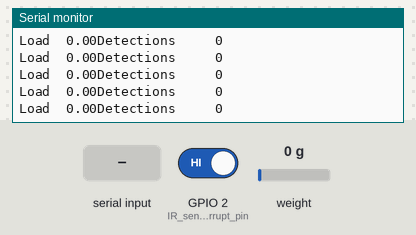
Bench run of a sketch on a simulated ESP8266 (NodeMCU). On the bench: the last lines printed to the serial monitor. The test bench sets the inputs (shaded band); at power-on: weight on the scale 0 g, GPIO 2 (IR_sensor_interrupt_pin) HIGH.

Above: at 3.6 s.
3.7 s: weight on the scale set to 100 g
At 3.73 s:
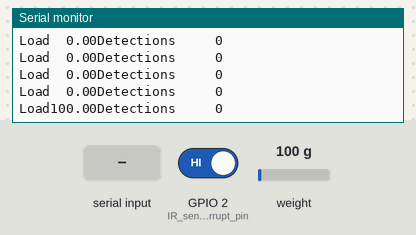
5.6 s: "t" received over Serial
At 5.74 s:
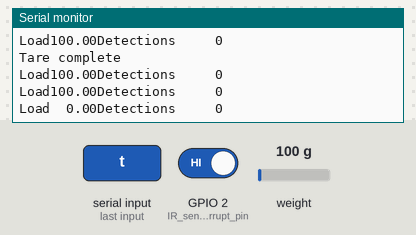
7.1 s: GPIO 2 (IR_sensor_interrupt_pin) driven LOW
At 7.15 s:
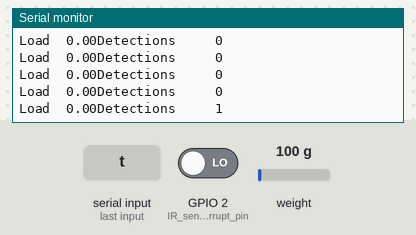
8.6 s: weight on the scale set to 1250 g
At 8.66 s:
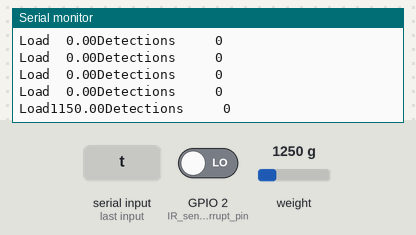
10.1 s: GPIO 2 (IR_sensor_interrupt_pin) driven HIGH
At 10.16 s:
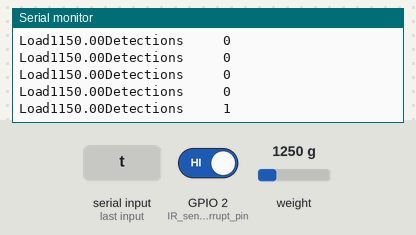

Measured:
- after the input at 3.7 s, the serial monitor: prints a new line at once (image 1)
- after the input at 5.6 s, the serial monitor: prints a new line at once (image 2)
- after the input at 7.1 s, the serial monitor: prints a new line at once (image 3)
- after the input at 8.6 s, the serial monitor: prints a new line at once (image 4)
- after the input at 10.1 s, the serial monitor: prints a new line after 0.05 s (image 5)

The sketch:

Load_cell_and_IR_data_serial_stream_LYONS.ino
```cpp
/*
   -------------------------------------------------------------------------------------
   HX711_ADC
   Arduino library for HX711 24-Bit Analog-to-Digital Converter for Weight Scales
   Olav Kallhovd sept2017
   -------------------------------------------------------------------------------------
*/

/*
   Settling time (number of samples) and data filtering can be adjusted in the config.h file
   For calibration and storing the calibration value in eeprom, see example file "Calibration.ino"

   The update() function checks for new data and starts the next conversion. In order to acheive maximum effective
   sample rate, update() should be called at least as often as the HX711 sample rate; >10Hz@10SPS, >80Hz@80SPS.
   If you have other time consuming code running (i.e. a graphical LCD), consider calling update() from an interrupt routine,
   see example file "Read_1x_load_cell_interrupt_driven.ino".

   This is an example sketch on how to use this library
*/

#include <HX711_ADC.h>
#if defined(ESP8266)|| defined(ESP32) || defined(AVR)
#include <EEPROM.h>
#endif

//load cell related pins:
const int HX711_dout = 5; //mcu > HX711 dout pin
const int HX711_sck = 4; //mcu > HX711 sck pin

//velocity measurement related
const int IR_sensor_power_pin = 3;
const int IR_sensor_interrupt_pin = 2;


//HX711 constructor:
HX711_ADC LoadCell(HX711_dout, HX711_sck);

const int calVal_eepromAdress = 0;
unsigned long t = 0;


//velocity reading related
// Changing the constant below determines the time between velocity measurements
double dt = 0.05;
// Constant below determines how much % of new velocity is used to update the filtered old velocity
// High value (100) means the new velocity measurement is the filtered velocity, thus no filtering is done
// Low value (1) means it takes a long time for new measurements to change the filtered velocity
unsigned long filter_weight = 50;

// Creating global variables for the detection pins, these need to be volatile
volatile unsigned long i_IR = 0;
volatile unsigned long IR_LastTimeWeMeasured = micros();
volatile unsigned long IR_SumPeriods = 0;


// Variables for storing the incremented detection values, so they are not changed during calculations
unsigned long IR_store = 0;
unsigned long IR_SumPeriods_store = 0;

// Variables for timing the loop period
unsigned long period = dt * pow(10,6);       // conversion from seconds to microseconds
unsigned long time_now = 0;

// Variables for converting detections to velocities
double conversion = 0.041291804;   // Conversion from gear and from wheel rotation to wheel motion
unsigned long IR_conversion_period = pow(10,9) / 20;   // For integer division storage multiplied by 10^9

// Variables for storing the velocities
double IR_vel = 0;
unsigned long period_vel = 0;
unsigned long filter_vel = 0;

double detections_2_velocity_factor = 2 * 3.141593 / 20 * dt * conversion; // this is 2pi/n_partitions on wheel * gear ratio * Radius of wheel [m] so it converts detections to m/s


void setup() {
  Serial.begin(57600); delay(10);
  Serial.println();
  Serial.println("Starting...");

  LoadCell.begin();
  //LoadCell.setReverseOutput(); //uncomment to turn a negative output value to positive
  float calibrationValue; // calibration value (see example file "Calibration.ino")
  calibrationValue = 696.0; // uncomment this if you want to set the calibration value in the sketch
#if defined(ESP8266)|| defined(ESP32)
  //EEPROM.begin(512); // uncomment this if you use ESP8266/ESP32 and want to fetch the calibration value from eeprom
#endif
  //EEPROM.get(calVal_eepromAdress, calibrationValue); // uncomment this if you want to fetch the calibration value from eeprom

  unsigned long stabilizingtime = 2000; // preciscion right after power-up can be improved by adding a few seconds of stabilizing time
  boolean _tare = true; //set this to false if you don't want tare to be performed in the next step
  LoadCell.start(stabilizingtime, _tare);
  if (LoadCell.getTareTimeoutFlag()) {
    Serial.println("Timeout, check MCU>HX711 wiring and pin designations");
    while (1);
  }
  else {
    LoadCell.setCalFactor(calibrationValue); // set calibration value (float)
    Serial.println("Startup is complete");
  }

  //Velocity measurement related
  //pinMode(IR_sensor_interrupt_pin, INPUT_PULLUP);
  pinMode(IR_sensor_power_pin, OUTPUT);
  digitalWrite(IR_sensor_power_pin, HIGH);
  // Attach an interrupt function to pin 2 for the IR sensor, call this function when the state changes on the pin
  attachInterrupt(digitalPinToInterrupt(IR_sensor_interrupt_pin), Pulse_Event_IR, CHANGE);


}

void loop() {
  static boolean newDataReady = 0;
  const int serialPrintInterval = 0; //increase value to slow down serial print activity

  // check for new data/start next conversion:
  if (LoadCell.update()) newDataReady = true;

  // get smoothed value from the dataset:
  if (newDataReady) {
    if (millis() > t + serialPrintInterval) {
      float i = LoadCell.getData();
      //Serial.print("Load_cell output val: ");
      //Serial.println(i);
      newDataReady = 0;
      t = millis();
    }
  }

  // receive command from serial terminal, send 't' to initiate tare operation:
  if (Serial.available() > 0) {
    char inByte = Serial.read();
    if (inByte == 't') LoadCell.tareNoDelay();
  }

  // check if last tare operation is complete:
  if (LoadCell.getTareStatus() == true) {
    Serial.println("Tare complete");
  }

  // Velocity reading related
  // Reset the timer for the sampling time
  time_now = micros();

  // Convert incremented detections to velocities
  IR_vel = detections_2_velocity_factor * float(i_IR);  // Velocity is multiplied by 1000 (inside conversion factor)

  // reset counter to 0
  char IR_detections_char[8];
  dtostrf(i_IR, 6, 0, IR_detections_char); // Leave room for too large numbers!
  i_IR = 0;

  // Send the velocities over serial connection
  float load = LoadCell.getData();
  char load_char[8]; // Buffer big enough for 7-character float
  char IR_vel_char[8]; // Buffer big enough for 7-character float
  dtostrf(load, 6, 2, load_char); // Leave room for too large numbers!
  dtostrf(IR_vel, 6, 2, IR_vel_char); // Leave room for too large numbers!

  char out_str[100];
  strcpy(out_str, "Load");
  strcat(out_str, load_char);
  strcat(out_str, "Detections");
  strcat(out_str, IR_detections_char);


  Serial.println(out_str);
  //Serial.print("Velocity output val: ");
  //Serial.println(IR_vel);
  //Serial.flush();

  // Run while loop for remaining time
  while( micros() < time_now + period)
  {
    // Wait until the sampling period
  }


}


///////////////////////////////////
// Functions for the interrupt pins

// Run this function when pin 2 (IR sensor) is interrupted
void Pulse_Event_IR()
{
  i_IR++; //so just increment the number of detections
}
```
